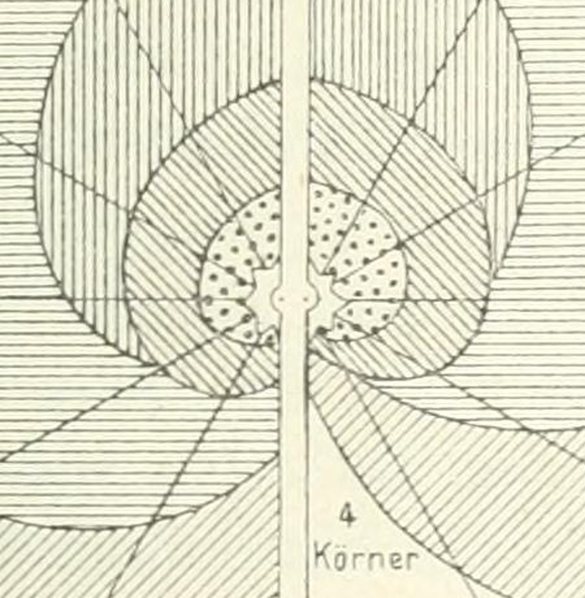
#> input picture noon/agent2-thunen/referee/crop34_centre.png, 1170 x 1196 px (shown at 1/2 size)
$ python rings.py crop34_centre.png
#> lines starting #> are read from the running program, lines starting #| are printed output that depends on the picture; after the words box and inside, x2 and y2 are one past the last pixel; in counts of white or black regions, pixels touching at a corner belong together
# Fit circles to the ring boundaries in the upper half of plate I (n402.jpg).
import sys
import numpy as np
from PIL import Image, ImageFilter
p = sys.argv[1]
im = Image.open(p).convert('L')
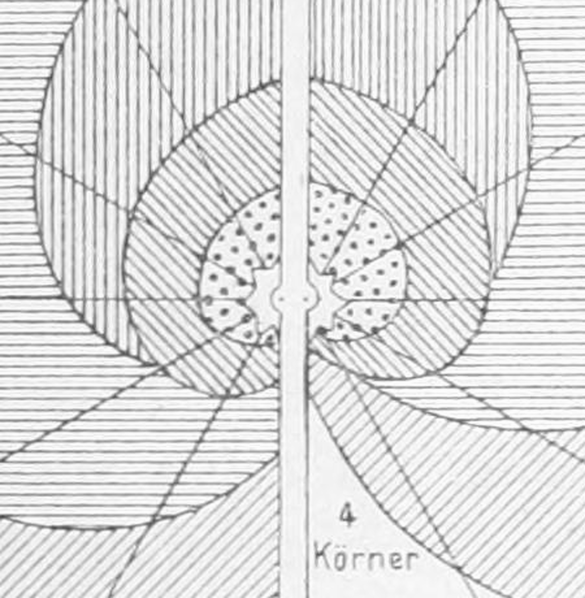
#> im: PIL image 1170x1196 L (shown at 1/2 size); min 69, max 255, mean 220.5
a = np.asarray(im).astype(float)
H, W = a.shape
#> H = 1196; W = 1170
ink = (255 - a) / 255.0
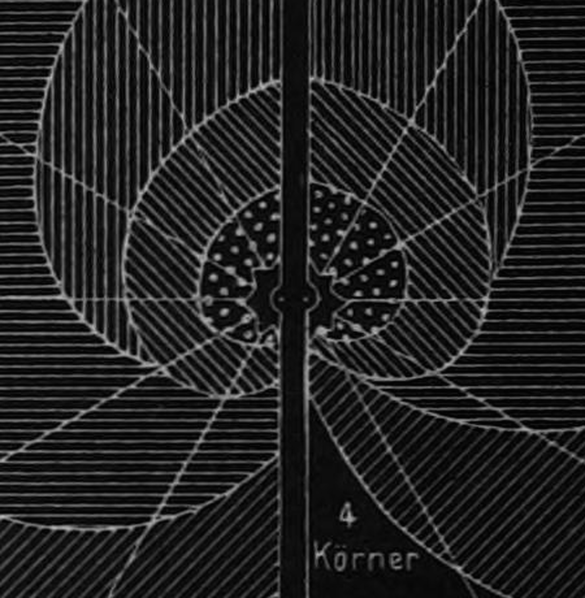
#> ink: shape (1196, 1170) float64 (shown at 1/2 size); min 0, max 0.729, mean 0.135
dark = (a < 150).astype(float)
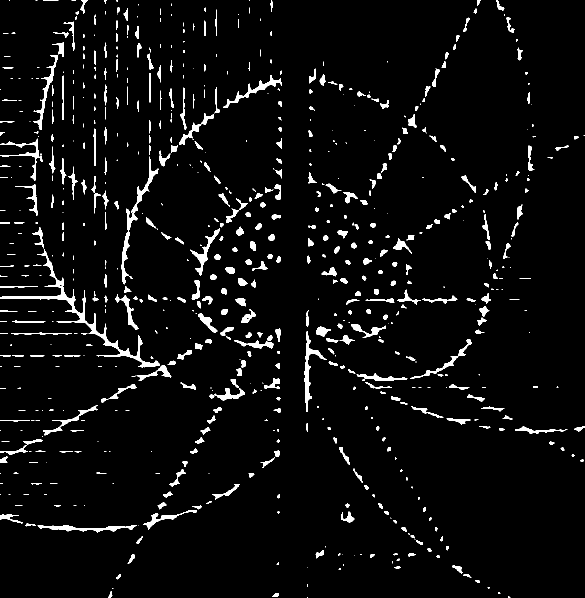
#> dark: shape (1196, 1170) float64 (shown at 1/2 size); values 0 (black) and 1 (white), 4.3% white; 716 white regions (293 under 20 px), largest, box (x1, y1, x2, y2) and area: (0, 498, 320, 735) 4346, (243, 313, 317, 569) 1985, (609, 662, 653, 824) 1324
# dilate dark by 1 px (3x3 max) to tolerate sub-pixel misfit
d = dark.copy()
for dy in (-1, 0, 1):
    for dx in (-1, 0, 1):
        d = np.maximum(d, np.roll(np.roll(dark, dy, 0), dx, 1))
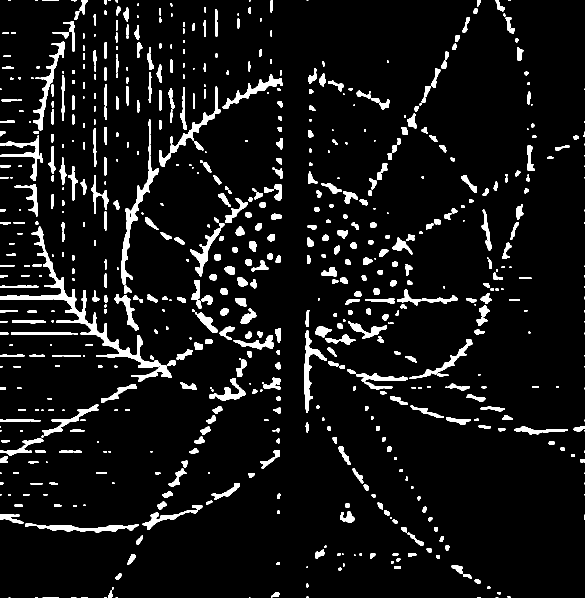
#> d: shape (1196, 1170) float64 (shown at 1/2 size); values 0 (black) and 1 (white), 7.2% white; 693 white regions (144 under 20 px), largest, box (x1, y1, x2, y2) and area: (0, 453, 344, 763) 7646, (242, 312, 318, 570) 2866, (318, 173, 441, 334) 1945

def score(cx, cy, r, th0=12, th1=168, use=d):
#> called with cx = 774, cy = 1340, r = 20, th0 = 12, th1 = 168
    th = np.radians(np.arange(th0, th1, 0.2))
    x = cx + r * np.cos(th)
    y = cy - r * np.sin(th)
    ok = (x >= 0) & (x < W - 1) & (y >= 0) & (y < H - 1)
    xi = np.rint(x[ok]).astype(int)
#> xi = empty array
    yi = np.rint(y[ok]).astype(int)
#> yi = empty array
    if ok.sum() < 50:
        return 0.0
    return use[yi, xi].mean()

cx0, cy0 = 774.0, 1340.0
# coarse radial profile
rs = np.arange(20, 830, 1.0)
prof = np.array([score(cx0, cy0, r) for r in rs])
cand = []
for i in range(2, len(rs) - 2):
    if prof[i] > 0.6 and prof[i] >= prof[i-2:i+3].max():
        cand.append((rs[i], round(prof[i], 3)))
print('coarse candidates (r px, arc fraction):', cand)

def refine(r0, use=dark, span=8):
    best = (0, None)
    for cx in np.arange(cx0 - span, cx0 + span + .01, 1.0):
        for cy in np.arange(cy0 - span, cy0 + span + .01, 1.0):
            for r in np.arange(r0 - span, r0 + span + .01, 0.5):
                s = score(cx, cy, r, use=use)
                if s > best[0]:
                    best = (s, (cx, cy, r))
    s, (cx, cy, r) = best
    # finer
    for cx2 in np.arange(cx - 1, cx + 1.01, 0.25):
        for cy2 in np.arange(cy - 1, cy + 1.01, 0.25):
            for r2 in np.arange(r - 1, r + 1.01, 0.25):
                s2 = score(cx2, cy2, r2, use=use)
                if s2 > best[0]:
                    best = (s2, (cx2, cy2, r2))
    return best

if len(sys.argv) > 2:
    for r0 in map(float, sys.argv[2:]):
        s, (cx, cy, r) = refine(r0)
        print(f'r0={r0:6.1f}: fit cx={cx:.2f} cy={cy:.2f} r={r:.2f} px  arc fraction={s:.3f}')

$ run again, on noon/agent2-thunen/referee/crop_scale.png
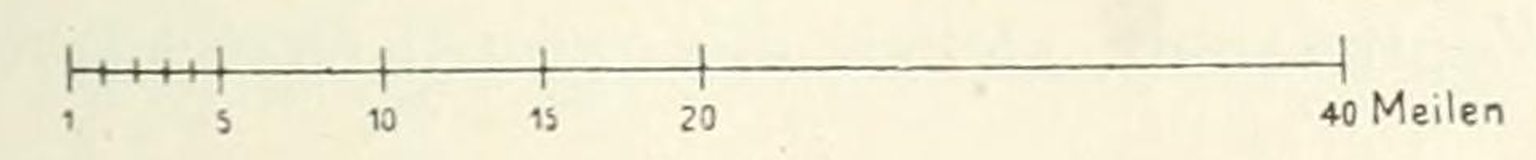
#> input picture noon/agent2-thunen/referee/crop_scale.png, 1536 x 160 px
#> `dark = (a < 150).astype(float)`:
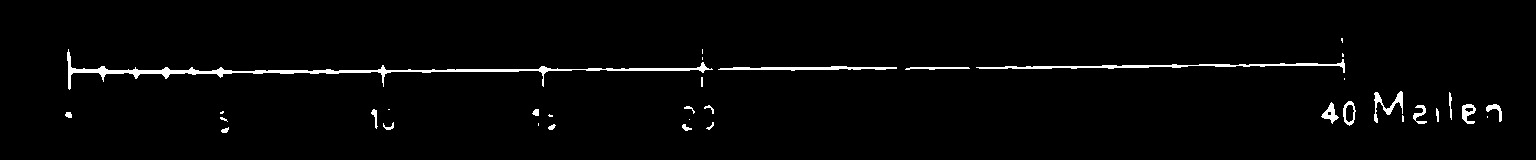
#> dark: shape (160, 1536) float64; values 0 (black) and 1 (white), 2.2% white; 36 white regions (13 under 20 px), largest, box (x1, y1, x2, y2) and area: (67, 49, 713, 90) 2348, (976, 59, 1345, 73) 907, (718, 66, 897, 71) 493
#> after the loop `for dy in (-1, 0, 1):`:
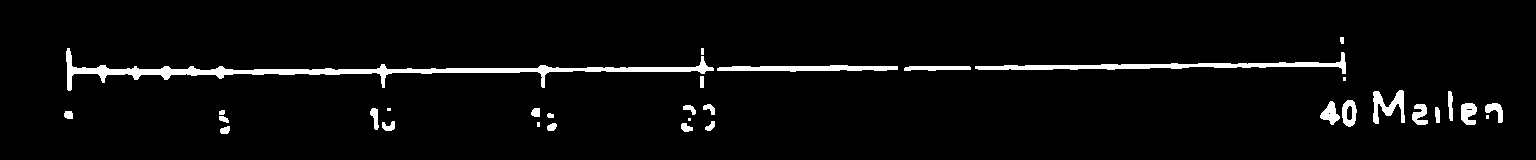
#> d: shape (160, 1536) float64; values 0 (black) and 1 (white), 4% white; 33 white regions (5 under 20 px), largest, box (x1, y1, x2, y2) and area: (66, 48, 714, 91) 3970, (975, 52, 1346, 74) 1736, (717, 65, 898, 72) 873
